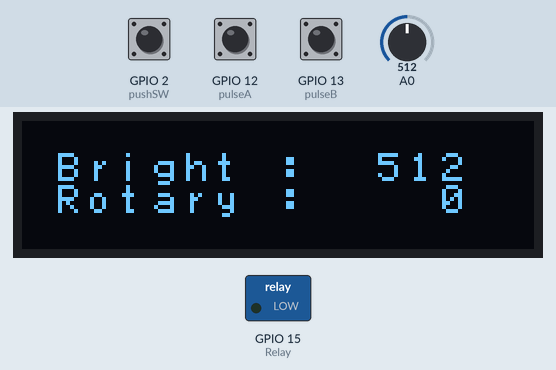
Simulated run of this sketch. Board: ESP8266 (NodeMCU). Parts: 128×32 one-colour display, switched loads named in the sketch (green lamp = pin HIGH). Wiring (inferred from the names in the program): SSD1306 OLED at I2C address 0x3C. The test bench sets the inputs (shaded band); at power-on: A0 = 512, GPIO 13 (pulseB) HIGH, GPIO 12 (pulseA) HIGH, GPIO 2 (pushSW) HIGH.

Above: at 2.7 s.
2.8 s: A0 set to 106
At 4.4 s:
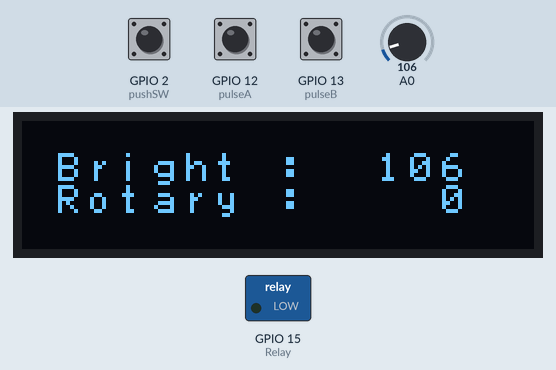
4.8 s: A0 set to 93
At 6.2 s:
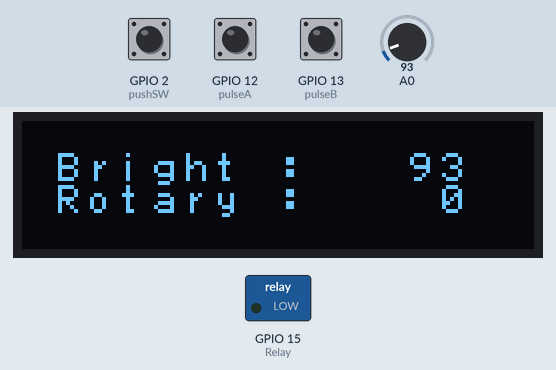
6.5 s: GPIO 13 (pulseB) pulled LOW for 0.7 s
At 8.1 s:
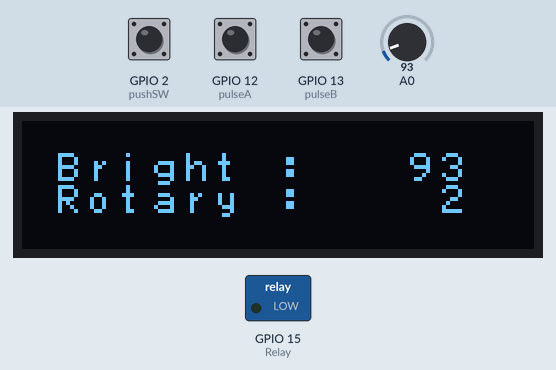
8.7 s: A0 set to 3
At 9.9 s:
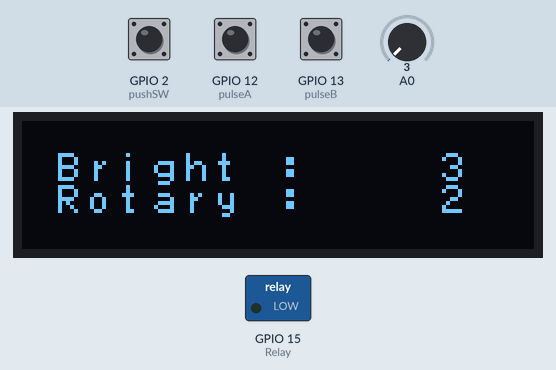
10.4 s: A0 set to 0
At 11.7 s:
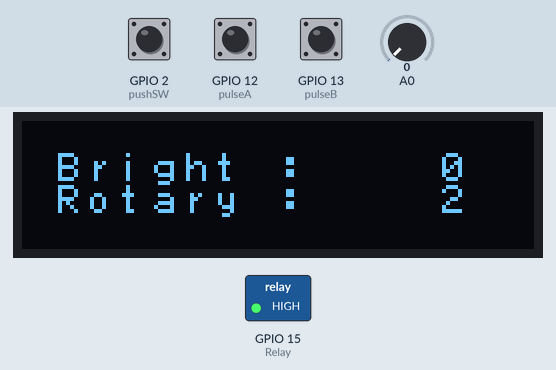
12.1 s: GPIO 12 (pulseA) pulled LOW for 0.7 s
Timing chart, 0 to 15.1 s (numbered marks = the images above; inputs shaded):
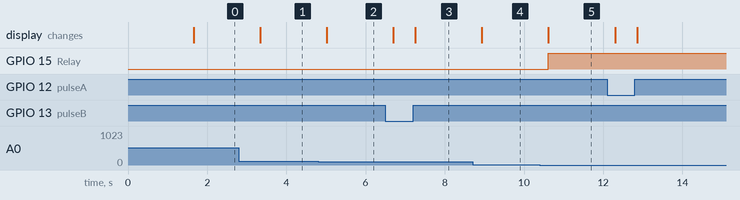

Measured:
- the behaviour switches between 100 and 99 on A0 (found by bisection; images 1 and 2)
- the behaviour switches between 2 and 1 on A0 (found by bisection; images 4 and 5)
- after the input at 2.8 s, the display: changes after 0.54 s (image 1)
- after the input at 4.8 s, the display: changes after 0.22 s (image 2)
- after the input at 6.5 s, the display: first changes after 0.20 s (image 3 shows a later state)
- after the input at 8.7 s, the display: changes after 0.24 s (image 4)
- after the input at 10.4 s, GPIO 15 (Relay): LOW → HIGH after 0.22 s; the display: changes after 0.22 s (image 5)

The sketch:

20201012_LAB3.ino
```cpp
#include <OLED32.h>

const int           pulseA = 12;
const int           pulseB = 13;
const int           pushSW = 2;
const int           Relay = 15;
volatile int        lastEncoded = 0;
volatile long       encoderValue = 0;

OLED display(4, 5);
char buf1[20];
char buf2[20];

ICACHE_RAM_ATTR void handleRotary()
{
  int MSB = digitalRead(pulseA);
  int LSB = digitalRead(pulseB);

  int encoded = (MSB << 1) | LSB;
  int sum  = (lastEncoded << 2) | encoded;

  if(sum == 0b1101 || sum == 0b0100 || sum == 0b0010 || sum == 0b1011) encoderValue ++;
  if(sum == 0b1110 || sum == 0b0111 || sum == 0b0001 || sum == 0b1000) encoderValue --;
  lastEncoded = encoded;

  if (encoderValue > 255) {
    encoderValue = 255;
  }
  else if (encoderValue < 0 ) {
    encoderValue = 0;
  }
}

ICACHE_RAM_ATTR void buttonClicked()
{
  Serial.println("pushed");
}

void setup()
{
  Serial.begin(115200);
  pinMode(pushSW, INPUT_PULLUP);
  pinMode(pulseA, INPUT_PULLUP);
  pinMode(pulseB, INPUT_PULLUP);
  pinMode(Relay, OUTPUT);
  attachInterrupt(pushSW, buttonClicked, FALLING);
  attachInterrupt(pulseA, handleRotary, CHANGE);
  attachInterrupt(pulseB, handleRotary, CHANGE);
  display.begin();
}

void loop()
{
  int bright = analogRead(0);
  sprintf(buf1, "Bright : %4d", bright);
  display.print(buf1, 1, 1);
  sprintf(buf2, "Rotary : %4d", encoderValue);
  display.print(buf2, 2, 1);
  if (encoderValue > bright){
    digitalWrite(Relay, HIGH);
  }
  else{
    digitalWrite(Relay, LOW);
  }
  delay(500);
}
```

OLED.cpp
```cpp
#include <Wire.h>
#include "OLED32.h"

//==========================================================//

// Small 8x8 font
static const char myFont[][8] PROGMEM = {
{0x00,0x00,0x00,0x00,0x00,0x00,0x00,0x00},
{0x00,0x00,0x5F,0x00,0x00,0x00,0x00,0x00},
{0x00,0x00,0x07,0x00,0x07,0x00,0x00,0x00},
{0x00,0x14,0x7F,0x14,0x7F,0x14,0x00,0x00},
{0x00,0x24,0x2A,0x7F,0x2A,0x12,0x00,0x00},
{0x00,0x23,0x13,0x08,0x64,0x62,0x00,0x00},
{0x00,0x36,0x49,0x55,0x22,0x50,0x00,0x00},
{0x00,0x00,0x05,0x03,0x00,0x00,0x00,0x00},
{0x00,0x1C,0x22,0x41,0x00,0x00,0x00,0x00},
{0x00,0x41,0x22,0x1C,0x00,0x00,0x00,0x00},
{0x00,0x08,0x2A,0x1C,0x2A,0x08,0x00,0x00},
{0x00,0x08,0x08,0x3E,0x08,0x08,0x00,0x00},
{0x00,0xA0,0x60,0x00,0x00,0x00,0x00,0x00},
{0x00,0x08,0x08,0x08,0x08,0x08,0x00,0x00},
{0x00,0x60,0x60,0x00,0x00,0x00,0x00,0x00},
{0x00,0x20,0x10,0x08,0x04,0x02,0x00,0x00},
{0x00,0x3E,0x51,0x49,0x45,0x3E,0x00,0x00},
{0x00,0x00,0x42,0x7F,0x40,0x00,0x00,0x00},
{0x00,0x62,0x51,0x49,0x49,0x46,0x00,0x00},
{0x00,0x22,0x41,0x49,0x49,0x36,0x00,0x00},
{0x00,0x18,0x14,0x12,0x7F,0x10,0x00,0x00},
{0x00,0x27,0x45,0x45,0x45,0x39,0x00,0x00},
{0x00,0x3C,0x4A,0x49,0x49,0x30,0x00,0x00},
{0x00,0x01,0x71,0x09,0x05,0x03,0x00,0x00},
{0x00,0x36,0x49,0x49,0x49,0x36,0x00,0x00},
{0x00,0x06,0x49,0x49,0x29,0x1E,0x00,0x00},
{0x00,0x00,0x36,0x36,0x00,0x00,0x00,0x00},
{0x00,0x00,0xAC,0x6C,0x00,0x00,0x00,0x00},
{0x00,0x08,0x14,0x22,0x41,0x00,0x00,0x00},
{0x00,0x14,0x14,0x14,0x14,0x14,0x00,0x00},
{0x00,0x41,0x22,0x14,0x08,0x00,0x00,0x00},
{0x00,0x02,0x01,0x51,0x09,0x06,0x00,0x00},
{0x00,0x32,0x49,0x79,0x41,0x3E,0x00,0x00},
{0x00,0x7E,0x09,0x09,0x09,0x7E,0x00,0x00},
{0x00,0x7F,0x49,0x49,0x49,0x36,0x00,0x00},
{0x00,0x3E,0x41,0x41,0x41,0x22,0x00,0x00},
{0x00,0x7F,0x41,0x41,0x22,0x1C,0x00,0x00},
{0x00,0x7F,0x49,0x49,0x49,0x41,0x00,0x00},
{0x00,0x7F,0x09,0x09,0x09,0x01,0x00,0x00},
{0x00,0x3E,0x41,0x41,0x51,0x72,0x00,0x00},
{0x00,0x7F,0x08,0x08,0x08,0x7F,0x00,0x00},
{0x00,0x41,0x7F,0x41,0x00,0x00,0x00,0x00},
{0x00,0x20,0x40,0x41,0x3F,0x01,0x00,0x00},
{0x00,0x7F,0x08,0x14,0x22,0x41,0x00,0x00},
{0x00,0x7F,0x40,0x40,0x40,0x40,0x00,0x00},
{0x00,0x7F,0x02,0x0C,0x02,0x7F,0x00,0x00},
{0x00,0x7F,0x04,0x08,0x10,0x7F,0x00,0x00},
{0x00,0x3E,0x41,0x41,0x41,0x3E,0x00,0x00},
{0x00,0x7F,0x09,0x09,0x09,0x06,0x00,0x00},
{0x00,0x3E,0x41,0x51,0x21,0x5E,0x00,0x00},
{0x00,0x7F,0x09,0x19,0x29,0x46,0x00,0x00},
{0x00,0x26,0x49,0x49,0x49,0x32,0x00,0x00},
{0x00,0x01,0x01,0x7F,0x01,0x01,0x00,0x00},
{0x00,0x3F,0x40,0x40,0x40,0x3F,0x00,0x00},
{0x00,0x1F,0x20,0x40,0x20,0x1F,0x00,0x00},
{0x00,0x3F,0x40,0x38,0x40,0x3F,0x00,0x00},
{0x00,0x63,0x14,0x08,0x14,0x63,0x00,0x00},
{0x00,0x03,0x04,0x78,0x04,0x03,0x00,0x00},
{0x00,0x61,0x51,0x49,0x45,0x43,0x00,0x00},
{0x00,0x7F,0x41,0x41,0x00,0x00,0x00,0x00},
{0x00,0x02,0x04,0x08,0x10,0x20,0x00,0x00},
{0x00,0x41,0x41,0x7F,0x00,0x00,0x00,0x00},
{0x00,0x04,0x02,0x01,0x02,0x04,0x00,0x00},
{0x00,0x80,0x80,0x80,0x80,0x80,0x00,0x00},
{0x00,0x01,0x02,0x04,0x00,0x00,0x00,0x00},
{0x00,0x20,0x54,0x54,0x54,0x78,0x00,0x00},
{0x00,0x7F,0x48,0x44,0x44,0x38,0x00,0x00},
{0x00,0x38,0x44,0x44,0x28,0x00,0x00,0x00},
{0x00,0x38,0x44,0x44,0x48,0x7F,0x00,0x00},
{0x00,0x38,0x54,0x54,0x54,0x18,0x00,0x00},
{0x00,0x08,0x7E,0x09,0x02,0x00,0x00,0x00},
{0x00,0x18,0xA4,0xA4,0xA4,0x7C,0x00,0x00},
{0x00,0x7F,0x08,0x04,0x04,0x78,0x00,0x00},
{0x00,0x00,0x7D,0x00,0x00,0x00,0x00,0x00},
{0x00,0x80,0x84,0x7D,0x00,0x00,0x00,0x00},
{0x00,0x7F,0x10,0x28,0x44,0x00,0x00,0x00},
{0x00,0x41,0x7F,0x40,0x00,0x00,0x00,0x00},
{0x00,0x7C,0x04,0x18,0x04,0x78,0x00,0x00},
{0x00,0x7C,0x08,0x04,0x7C,0x00,0x00,0x00},
{0x00,0x38,0x44,0x44,0x38,0x00,0x00,0x00},
{0x00,0xFC,0x24,0x24,0x18,0x00,0x00,0x00},
{0x00,0x18,0x24,0x24,0xFC,0x00,0x00,0x00},
{0x00,0x00,0x7C,0x08,0x04,0x00,0x00,0x00},
{0x00,0x48,0x54,0x54,0x24,0x00,0x00,0x00},
{0x00,0x04,0x7F,0x44,0x00,0x00,0x00,0x00},
{0x00,0x3C,0x40,0x40,0x7C,0x00,0x00,0x00},
{0x00,0x1C,0x20,0x40,0x20,0x1C,0x00,0x00},
{0x00,0x3C,0x40,0x30,0x40,0x3C,0x00,0x00},
{0x00,0x44,0x28,0x10,0x28,0x44,0x00,0x00},
{0x00,0x1C,0xA0,0xA0,0x7C,0x00,0x00,0x00},
{0x00,0x44,0x64,0x54,0x4C,0x44,0x00,0x00},
{0x00,0x08,0x36,0x41,0x00,0x00,0x00,0x00},
{0x00,0x00,0x7F,0x00,0x00,0x00,0x00,0x00},
{0x00,0x41,0x36,0x08,0x00,0x00,0x00,0x00},
{0x00,0x02,0x01,0x01,0x02,0x01,0x00,0x00},
{0x00,0x02,0x05,0x05,0x02,0x00,0x00,0x00}
};


//==========================================================//
// Resets display depending on the actual mode.
void OLED::reset_display(void)
{
  displayOff();
  clear_display();
  displayOn();
}

//==========================================================//
// Turns display on.
void OLED::displayOn(void)
{
  sendcommand(0xaf);        //display on
}

//==========================================================//
// Turns display off.
void OLED::displayOff(void)
{
  sendcommand(0xae);		//display off
}

//==========================================================//
// Clears the display by sendind 0 to all the screen map.
void OLED::clear_display(void)
{
  unsigned char i,k;
  for(k=0;k<8;k++)
  {
    setXY(k,0);
    {
      for(i=0;i<(128 + 2 * _offset);i++)     //locate all COL
      {
        SendChar(0);         //clear all COL
        //delay(10);
      }
    }
  }
}

//==========================================================//
// Actually this sends a byte, not a char to draw in the display.
// Display's chars uses 8 byte font the small ones and 96 bytes
// for the big number font.
void OLED::SendChar(unsigned char data)
{
  //if (interrupt && !doing_menu) return;   // Stop printing only if interrupt is call but not in button functions

  Wire.beginTransmission(_address); // begin transmitting
  Wire.write(0x40);//data mode
  Wire.write(data);
  Wire.endTransmission();    // stop transmitting
}

//==========================================================//
// Prints a display char (not just a byte) in coordinates X Y,
// being multiples of 8. This means we have 16 COLS (0-15)
// and 8 ROWS (0-7).
void OLED::sendCharXY(unsigned char data, int X, int Y)
{
  setXY(X, Y);
  Wire.beginTransmission(_address); // begin transmitting
  Wire.write(0x40);//data mode

  for(int i=0;i<8;i++)
    Wire.write(pgm_read_byte(myFont[data-0x20]+i));

  Wire.endTransmission();    // stop transmitting
}

//==========================================================//
// Used to send commands to the display.
void OLED::sendcommand(unsigned char com)
{
  Wire.beginTransmission(_address);     //begin transmitting
  Wire.write(0x80);                          //command mode
  Wire.write(com);
  Wire.endTransmission();                    // stop transmitting
}

//==========================================================//
// Set the cursor position in a 16 COL * 8 ROW map.
void OLED::setXY(unsigned char row,unsigned char col)
{
  sendcommand(0xb0+row);                //set page address
  sendcommand(_offset+(8*col&0x0f));       //set low col address
  sendcommand(0x10+((8*col>>4)&0x0f));  //set high col address
}


//==========================================================//
// Prints a string regardless the cursor position.
void OLED::sendStr(unsigned char *string)
{
  unsigned char i=0;
  while(*string)
  {
    for(i=0;i<8;i++)
    {
      SendChar(pgm_read_byte(myFont[*string-0x20]+i));
    }
    *string++;
  }
}

//==========================================================//
// Prints a string in coordinates X Y, being multiples of 8.
// This means we have 16 COLS (0-15) and 8 ROWS (0-7).
void OLED::sendStrXY( const char *string, int X, int Y)
{
  setXY(X,Y);
  unsigned char i=0;
  while(*string)
  {
    for(i=0;i<8;i++)
    {
      SendChar(pgm_read_byte(myFont[*string-0x20]+i));
    }
    *string++;
  }
}

/*
//==========================================================//
// Inits oled and draws logo at startup
void OLED::init_OLED(void)
{
    sendcommand(0xae);		//display off
    sendcommand(0xa6);            //Set Normal Display (default)
    // Adafruit Init sequence for 128x64 OLED module
    sendcommand(0xAE);             //DISPLAYOFF
    sendcommand(0xD5);            //SETDISPLAYCLOCKDIV
    sendcommand(0x80);            // the suggested ratio 0x80
    sendcommand(0xA8);            //SSD1306_SETMULTIPLEX
    sendcommand(0x3F);
    sendcommand(0xD3);            //SETDISPLAYOFFSET
    sendcommand(0x0);             //no offset
    sendcommand(0x40 | 0x0);      //SETSTARTLINE
    sendcommand(0x8D);            //CHARGEPUMP
    sendcommand(0x14);
    sendcommand(0x20);             //MEMORYMODE
    sendcommand(0x00);             //0x0 act like ks0108

    //sendcommand(0xA0 | 0x1);      //SEGREMAP   //Rotate screen 180 deg
    sendcommand(0xA0);

    //sendcommand(0xC8);            //COMSCANDEC  Rotate screen 180 Deg
    sendcommand(0xC0);

    sendcommand(0xDA);            //0xDA
    sendcommand(0x12);           //COMSCANDEC
    sendcommand(0x81);           //SETCONTRAS
    sendcommand(0xCF);           //
    sendcommand(0xd9);          //SETPRECHARGE
    sendcommand(0xF1);
    sendcommand(0xDB);        //SETVCOMDETECT
    sendcommand(0x40);
    sendcommand(0xA4);        //DISPLAYALLON_RESUME
    sendcommand(0xA6);        //NORMALDISPLAY

    clear_display();
    sendcommand(0x2e);            // stop scroll
    //----------------------------REVERSE comments----------------------------//
    sendcommand(0xa0);		//seg re-map 0->127(default)
    sendcommand(0xa1);		//seg re-map 127->0
    sendcommand(0xc8);
    delay(1000);
    //----------------------------REVERSE comments----------------------------//
    // sendcommand(0xa7);  //Set Inverse Display
    // sendcommand(0xae);		//display off
    sendcommand(0x20);            //Set Memory Addressing Mode
    sendcommand(0x00);            //Set Memory Addressing Mode ab Horizontal addressing mode
    //  sendcommand(0x02);         // Set Memory Addressing Mode ab Page addressing mode(RESET)
}
*/
//==========================================================//
// Inits oled and draws logo at startup
void OLED::init_OLED(void)
{
    sendcommand(0xae);		        //display off
    sendcommand(0xa6);            //Set Normal Display (default)
    // Adafruit Init sequence for 128x32 OLED module
    sendcommand(0xAE);             //DISPLAYOFF
    sendcommand(0xD5);            //SETDISPLAYCLOCKDIV
    sendcommand(0x80);            // the suggested ratio 0x80
    sendcommand(0xA8);            //SSD1306_SETMULTIPLEX
    sendcommand(0x1F);            //0x1F if 128x32, 0x3F if others (e.g. 128x64)
    sendcommand(0xD3);            //SETDISPLAYOFFSET
    sendcommand(0x00);             //no offset
    sendcommand(0x40 | 0x0);      //SETSTARTLINE
    sendcommand(0x8D);            //CHARGEPUMP
    sendcommand(0x14);
    sendcommand(0x20);             //MEMORYMODE
    sendcommand(0x00);             //0x0 act like ks0108
    sendcommand(0xA0);
    sendcommand(0xC0);

    sendcommand(0xDA);            //0xDA
    sendcommand(0x02);           //0x02 if 128x32, 0x12 if others (e.g. 128x64)
    sendcommand(0x81);           //SETCONTRAS
    sendcommand(0xCF);           //
    sendcommand(0xd9);          //SETPRECHARGE
    sendcommand(0xF1);
    sendcommand(0xDB);        //SETVCOMDETECT
    sendcommand(0x40);
    sendcommand(0xA4);        //DISPLAYALLON_RESUME
    sendcommand(0xA6);        //NORMALDISPLAY

    clear_display();
    sendcommand(0x2e);            // stop scroll
    //----------------------------REVERSE comments----------------------------//
    sendcommand(0xa0);		//seg re-map 0->127(default)
    sendcommand(0xa1);		//seg re-map 127->0
    sendcommand(0xc8);
    delay(1000);
    //----------------------------REVERSE comments----------------------------//
    sendcommand(0x20);            //Set Memory Addressing Mode
    sendcommand(0x00);            //Set Memory Addressing Mode ab Horizontal addressing mode

}


//==========================================================//


OLED::OLED(uint8_t sda, uint8_t scl, uint8_t address, uint8_t offset) {
	_sda = sda;
	_scl = scl;
	_address = address;
	_offset = offset;
}

void OLED::begin(void) {
	// set up i2c
	Wire.begin(_sda, _scl);
	init_OLED();
	reset_display();
}

void OLED::on(void) {
	DEBUG_PRINTLN("on");
	displayOn();
}

void OLED::off(void) {
	DEBUG_PRINTLN("off");
	displayOff();
}

void OLED::clear(void) {
	DEBUG_PRINTLN("clear");
	clear_display();
}

void OLED::print(char *s, uint8_t r, uint8_t c) {
	DEBUG_PRINT("print ");
	DEBUG_PRINT(r);
	DEBUG_PRINT(",");
	DEBUG_PRINT(c);
	DEBUG_PRINT(" ");
	DEBUG_PRINTLN(s);
	sendStrXY(s, r, c);
}
```
